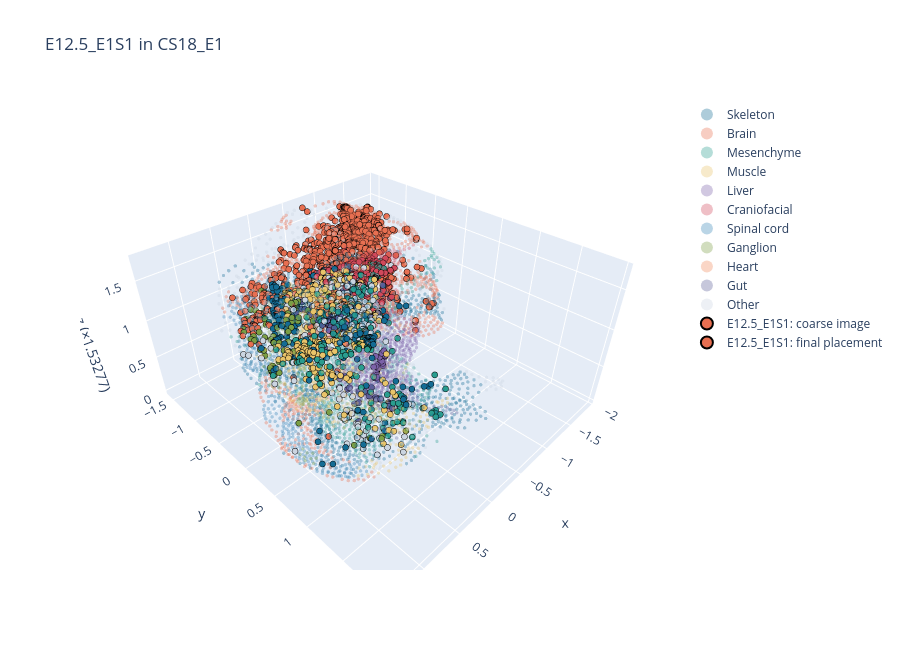
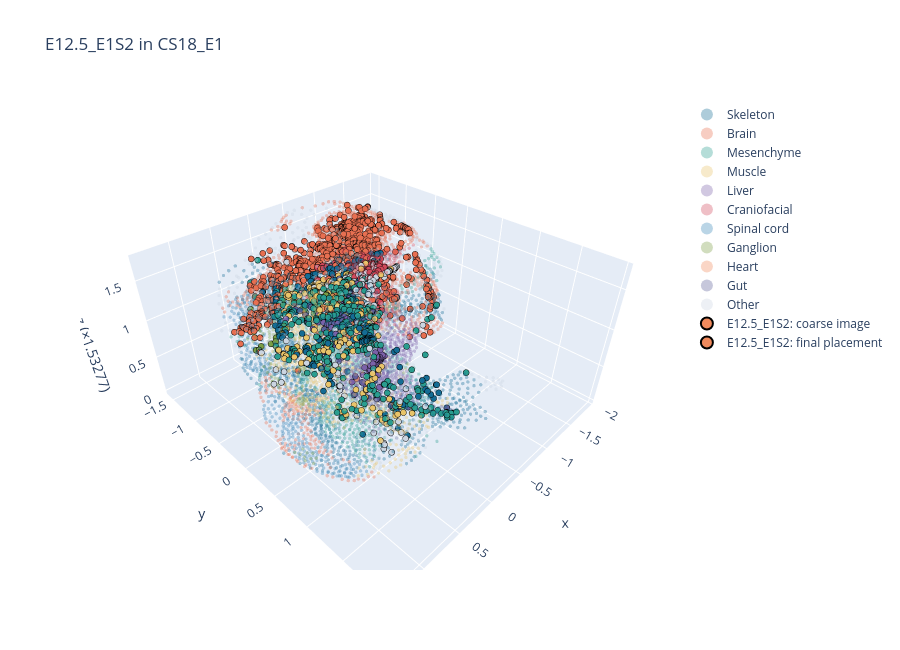
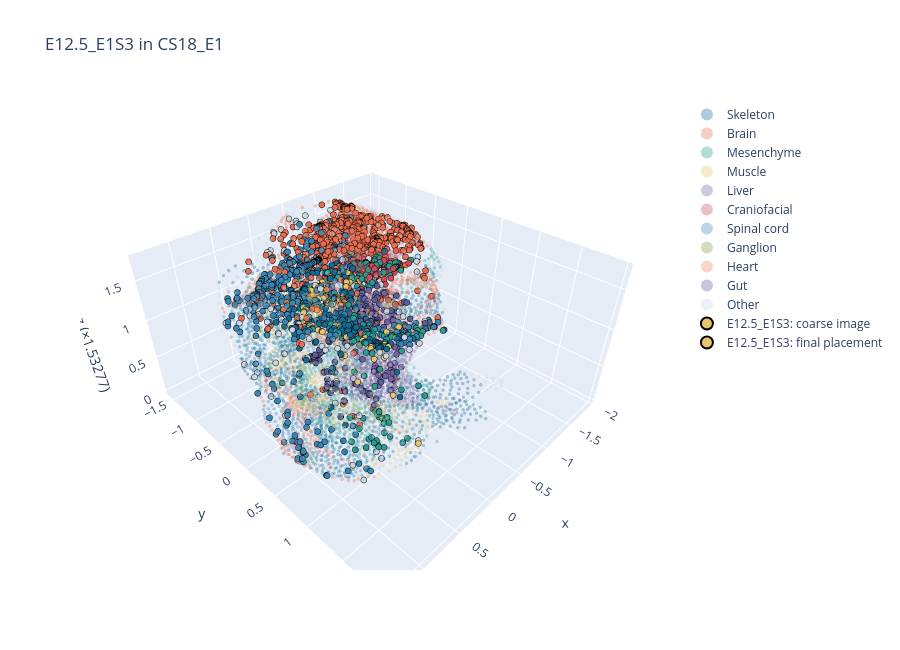
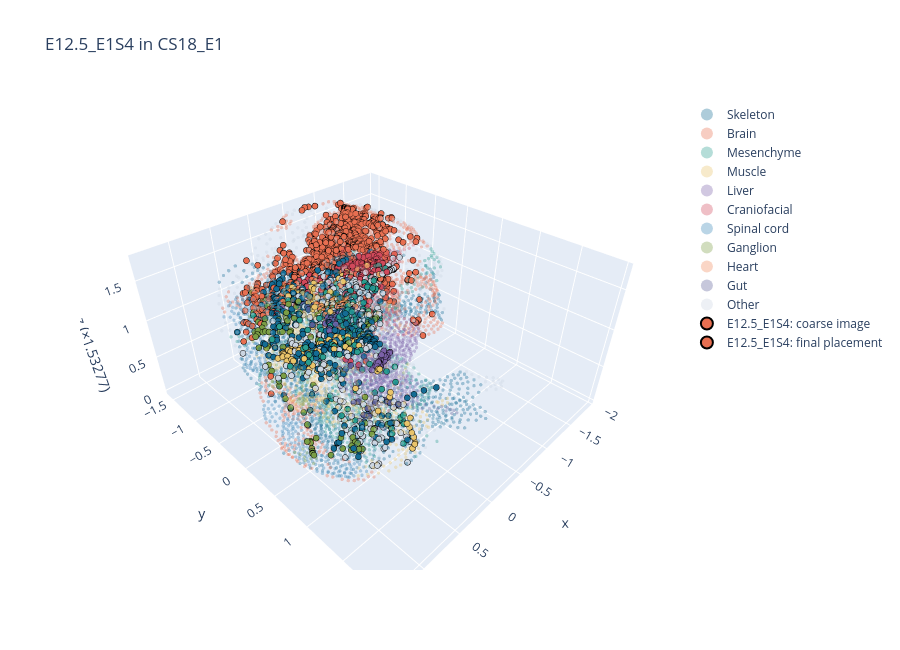

Here is the notebook cell these charts were saved with, in order:
### Markdown cell above
## The queries

One block of plots per query:
1. **Plane search**:
   - the objective along z₀ (black), with the real stack sections as red squares and the evaluation scores as dotted lines;
   - the tilt grid at the best z₀;
   - the share of the coarse coupling's mass that lands on each section.
2. **Labels** on the virtual section, the query, and the query after transfer from the stack.
3. **The coupling** between the query and the virtual section.
4. **3D view** of the query in the stack: its coarse barycentric image and its final placement.
5. **Scores** of the 3D placement against the 2D alignments with the laterality partner and with the best real section.

### Code cell
rows, results = [], {}
for s in query_names:
    row, res = place_query(QUERIES[s], ST)
    if row is not None:
        rows.append(row)
        results[s] = res
        np.savez(SAVE_DIR / f"P_{s}_in_{emb_name(STACK_EMB)}_{METHOD}.npz", P=res["P"].astype(np.float32),
                 plane=np.array([res["plane"][k] for k in ("z0", "theta_u", "theta_v")]),
                 virtual_xyz=res["virtual"].xyz, virtual_xy=res["virtual"].xy, query_obs=query_red[s].obs_names.to_numpy(str))
    gc.collect()

### Figure 1 — Plotly figure (JSON) as saved in the notebook; plotly's stock layout.template omitted (floating-point values rounded to 4 significant figures; data arrays with more than 128 entries replaced by an {"elided": "..."} marker saying what was removed)
{"data": [{"marker": {"color": "#146C94", "opacity": 0.35, "size": 2}, "mode": "markers", "name": "Skeleton", "type": "scatter3d", "x": {"elided": "1378 float values"}, "y": {"elided": "1378 float values"}, "z": {"elided": "1378 float values"}}, {"marker": {"color": "#E76F51", "opacity": 0.35, "size": 2}, "mode": "markers", "name": "Brain", "type": "scatter3d", "x": {"elided": "903 float values"}, "y": {"elided": "903 float values"}, "z": {"elided": "903 float values"}}, {"marker": {"color": "#2A9D8F", "opacity": 0.35, "size": 2}, "mode": "markers", "name": "Mesenchyme", "type": "scatter3d", "x": {"elided": "679 float values"}, "y": {"elided": "679 float values"}, "z": {"elided": "679 float values"}}, {"marker": {"color": "#E9C46A", "opacity": 0.35, "size": 2}, "mode": "markers", "name": "Muscle", "type": "scatter3d", "x": {"elided": "616 float values"}, "y": {"elided": "616 float values"}, "z": {"elided": "616 float values"}}, {"marker": {"color": "#7B61A8", "opacity": 0.35, "size": 2}, "mode": "markers", "name": "Liver", "type": "scatter3d", "x": {"elided": "574 float values"}, "y": {"elided": "574 float values"}, "z": {"elided": "574 float values"}}, {"marker": {"color": "#D1495B", "opacity": 0.35, "size": 2}, "mode": "markers", "name": "Craniofacial", "type": "scatter3d", "x": {"elided": "442 float values"}, "y": {"elided": "442 float values"}, "z": {"elided": "442 float values"}}, {"marker": {"color": "#3A86B7", "opacity": 0.35, "size": 2}, "mode": "markers", "name": "Spinal cord", "type": "scatter3d", "x": {"elided": "247 float values"}, "y": {"elided": "247 float values"}, "z": {"elided": "247 float values"}}, {"marker": {"color": "#7A9E45", "opacity": 0.35, "size": 2}, "mode": "markers", "name": "Ganglion", "type": "scatter3d", "x": {"elided": "181 float values"}, "y": {"elided": "181 float values"}, "z": {"elided": "181 float values"}}, {"marker": {"color": "#F08A5D", "opacity": 0.35, "size": 2}, "mode": "markers", "name": "Heart", "type": "scatter3d", "x": {"elided": "162 float values"}, "y": {"elided": "162 float values"}, "z": {"elided": "162 float values"}}, {"marker": {"color": "#5B5F97", "opacity": 0.35, "size": 2}, "mode": "markers", "name": "Gut", "type": "scatter3d", "x": [-0.1074, -0.2029, -0.2156, -0.2228, -0.3116, -0.091, -0.1514, -0.1903, -0.206, -0.2817, -0.2517, -0.1607, -0.1583, -0.1083, -0.1939, -0.1094, -0.192, -0.2618, -0.1563, -0.1401, -0.2489, -0.2236, -0.1085, -0.2154, -0.1042, -0.1921, -0.1606, -0.09581, -0.3135, -0.1378, -0.154, -0.3111, -0.2634, -0.2569, -0.2973, 0.2675, -0.2616, -0.339, -0.1391, 0.1361, 0.3051, 0.1896, 0.0837, 0.2298, 0.1309, 0.4561, -0.2574, 0.3657, -0.2087, 0.131, 0.08694, -0.3493, 0.1271, 0.2688, -0.3575, 0.4563, -0.07268, 0.2155, -0.2914, 0.3968, -0.311, 0.1847, 0.3872, 0.5381, 0.4366, 0.4044, -0.02472, 0.3543, 0.3765, 0.4352, 0.145, 0.0679, 0.1952, -0.3063, 0.2807, 0.09886, 0.02772, 0.1764, 0.4515, 0.2817, -0.08849, 0.1769, 0.3531, 0.4409, 0.4404, -0.1225, -0.3452, 0.1968, -0.173, 0.02829, 0.3525, 0.3759, -0.02464, 0.03286, 0.3955, 0.1508, -0.1947, 0.1028], "y": [0.009142, 0.3437, 0.04446, 0.2923, 0.1582, -0.02096, 0.1447, 0.2456, 0.1276, -0.05257, -0.01008, 0.3333, 0.0246, 0.05432, 0.08668, 0.2958, -0.01632, 0.1335, -0.05259, 0.2027, 0.1979, -0.0646, 0.09642, -0.1033, -0.06003, 0.1864, 0.2925, 0.2418, 0.2178, 0.2532, 0.08276, 0.08768, 0.07333, 0.252, 0.02116, 0.2698, 1.064, 1.181, 1.002, 0.5844, 0.8839, 0.2796, 0.5621, 0.6334, 0.5257, 0.4795, 1.119, 1.043, 0.9836, 0.3008, 0.6247, 1.298, 0.4308, 0.2027, 1.256, 0.8216, 0.8467, 0.2246, 1.202, 0.5136, 1.126, 0.1786, 0.8903, 0.9418, 0.5674, 0.8331, 0.8225, 1.105, 0.6908, 0.7178, 0.2317, 0.5137, 0.5352, 1.268, 1.013, 0.7145, 0.5717, 0.6814, 0.8789, 1.077, 0.9275, 0.4802, 0.9835, 0.9444, 0.6567, 0.8801, 1.222, 0.5906, 0.9247, 0.4875, 0.9295, 0.7531, 0.5146, 0.7677, 0.6293, 0.6424, 1.058, 0.474], "z": [0.0, 0.0, 0.0, 0.0, 0.0, 0.0, 0.0, 0.0, 0.0, 0.0, 0.0, 0.0, 0.0, 0.0, 0.0, 0.0, 0.0, 0.0, 0.0, 0.0, 0.0, 0.0, 0.0, 0.0, 0.0, 0.0, 0.0, 0.0, 0.0, 0.0, 0.0, 0.0, 0.0, 0.0, 0.0, 0.4, 0.4, 0.4, 0.4, 0.4, 0.4, 0.4, 0.4, 0.4, 0.4, 0.4, 0.4, 0.4, 0.4, 0.4, 0.4, 0.4, 0.4, 0.4, 0.4, 0.4, 0.4, 0.4, 0.4, 0.4, 0.4, 0.4, 0.4, 0.4, 0.4, 0.4, 0.4, 0.4, 0.4, 0.4, 0.4, 0.4, 0.4, 0.4, 0.4, 0.4, 0.4, 0.4, 0.4, 0.4, 0.4, 0.4, 0.4, 0.4, 0.4, 0.4, 0.4, 0.4, 0.4, 0.4, 0.4, 0.4, 0.4, 0.4, 0.4, 0.4, 0.4, 0.4]}, {"marker": {"color": "#CBD5E1", "opacity": 0.35, "size": 2}, "mode": "markers", "name": "Other", "type": "scatter3d", "x": {"elided": "720 float values"}, "y": {"elided": "720 float values"}, "z": {"elided": "720 float values"}}, {"marker": {"color": {"elided": "1000 str values"}, "line": {"color": "black", "width": 0.5}, "size": 3.5}, "mode": "markers", "name": "E12.5_E1S1: coarse image", "type": "scatter3d", "x": {"elided": "1000 float values"}, "y": {"elided": "1000 float values"}, "z": {"elided": "1000 float values"}}, {"marker": {"color": {"elided": "1000 str values"}, "line": {"color": "black", "width": 0.5}, "size": 3.5}, "mode": "markers", "name": "E12.5_E1S1: final placement", "type": "scatter3d", "x": {"elided": "1000 float values"}, "y": {"elided": "1000 float values"}, "z": {"elided": "1000 float values"}}], "layout": {"height": 650, "legend": {"itemsizing": "constant"}, "scene": {"aspectmode": "data", "zaxis": {"title": {"text": "z (×1.53277)"}}}, "title": {"text": "E12.5_E1S1 in CS18_E1"}}}

### Figure 2 — Plotly figure (JSON) as saved in the notebook; plotly's stock layout.template omitted (floating-point values rounded to 4 significant figures; data arrays with more than 128 entries replaced by an {"elided": "..."} marker saying what was removed)
{"data": [{"marker": {"color": "#146C94", "opacity": 0.35, "size": 2}, "mode": "markers", "name": "Skeleton", "type": "scatter3d", "x": {"elided": "1378 float values"}, "y": {"elided": "1378 float values"}, "z": {"elided": "1378 float values"}}, {"marker": {"color": "#E76F51", "opacity": 0.35, "size": 2}, "mode": "markers", "name": "Brain", "type": "scatter3d", "x": {"elided": "903 float values"}, "y": {"elided": "903 float values"}, "z": {"elided": "903 float values"}}, {"marker": {"color": "#2A9D8F", "opacity": 0.35, "size": 2}, "mode": "markers", "name": "Mesenchyme", "type": "scatter3d", "x": {"elided": "679 float values"}, "y": {"elided": "679 float values"}, "z": {"elided": "679 float values"}}, {"marker": {"color": "#E9C46A", "opacity": 0.35, "size": 2}, "mode": "markers", "name": "Muscle", "type": "scatter3d", "x": {"elided": "616 float values"}, "y": {"elided": "616 float values"}, "z": {"elided": "616 float values"}}, {"marker": {"color": "#7B61A8", "opacity": 0.35, "size": 2}, "mode": "markers", "name": "Liver", "type": "scatter3d", "x": {"elided": "574 float values"}, "y": {"elided": "574 float values"}, "z": {"elided": "574 float values"}}, {"marker": {"color": "#D1495B", "opacity": 0.35, "size": 2}, "mode": "markers", "name": "Craniofacial", "type": "scatter3d", "x": {"elided": "442 float values"}, "y": {"elided": "442 float values"}, "z": {"elided": "442 float values"}}, {"marker": {"color": "#3A86B7", "opacity": 0.35, "size": 2}, "mode": "markers", "name": "Spinal cord", "type": "scatter3d", "x": {"elided": "247 float values"}, "y": {"elided": "247 float values"}, "z": {"elided": "247 float values"}}, {"marker": {"color": "#7A9E45", "opacity": 0.35, "size": 2}, "mode": "markers", "name": "Ganglion", "type": "scatter3d", "x": {"elided": "181 float values"}, "y": {"elided": "181 float values"}, "z": {"elided": "181 float values"}}, {"marker": {"color": "#F08A5D", "opacity": 0.35, "size": 2}, "mode": "markers", "name": "Heart", "type": "scatter3d", "x": {"elided": "162 float values"}, "y": {"elided": "162 float values"}, "z": {"elided": "162 float values"}}, {"marker": {"color": "#5B5F97", "opacity": 0.35, "size": 2}, "mode": "markers", "name": "Gut", "type": "scatter3d", "x": [-0.1074, -0.2029, -0.2156, -0.2228, -0.3116, -0.091, -0.1514, -0.1903, -0.206, -0.2817, -0.2517, -0.1607, -0.1583, -0.1083, -0.1939, -0.1094, -0.192, -0.2618, -0.1563, -0.1401, -0.2489, -0.2236, -0.1085, -0.2154, -0.1042, -0.1921, -0.1606, -0.09581, -0.3135, -0.1378, -0.154, -0.3111, -0.2634, -0.2569, -0.2973, 0.2675, -0.2616, -0.339, -0.1391, 0.1361, 0.3051, 0.1896, 0.0837, 0.2298, 0.1309, 0.4561, -0.2574, 0.3657, -0.2087, 0.131, 0.08694, -0.3493, 0.1271, 0.2688, -0.3575, 0.4563, -0.07268, 0.2155, -0.2914, 0.3968, -0.311, 0.1847, 0.3872, 0.5381, 0.4366, 0.4044, -0.02472, 0.3543, 0.3765, 0.4352, 0.145, 0.0679, 0.1952, -0.3063, 0.2807, 0.09886, 0.02772, 0.1764, 0.4515, 0.2817, -0.08849, 0.1769, 0.3531, 0.4409, 0.4404, -0.1225, -0.3452, 0.1968, -0.173, 0.02829, 0.3525, 0.3759, -0.02464, 0.03286, 0.3955, 0.1508, -0.1947, 0.1028], "y": [0.009142, 0.3437, 0.04446, 0.2923, 0.1582, -0.02096, 0.1447, 0.2456, 0.1276, -0.05257, -0.01008, 0.3333, 0.0246, 0.05432, 0.08668, 0.2958, -0.01632, 0.1335, -0.05259, 0.2027, 0.1979, -0.0646, 0.09642, -0.1033, -0.06003, 0.1864, 0.2925, 0.2418, 0.2178, 0.2532, 0.08276, 0.08768, 0.07333, 0.252, 0.02116, 0.2698, 1.064, 1.181, 1.002, 0.5844, 0.8839, 0.2796, 0.5621, 0.6334, 0.5257, 0.4795, 1.119, 1.043, 0.9836, 0.3008, 0.6247, 1.298, 0.4308, 0.2027, 1.256, 0.8216, 0.8467, 0.2246, 1.202, 0.5136, 1.126, 0.1786, 0.8903, 0.9418, 0.5674, 0.8331, 0.8225, 1.105, 0.6908, 0.7178, 0.2317, 0.5137, 0.5352, 1.268, 1.013, 0.7145, 0.5717, 0.6814, 0.8789, 1.077, 0.9275, 0.4802, 0.9835, 0.9444, 0.6567, 0.8801, 1.222, 0.5906, 0.9247, 0.4875, 0.9295, 0.7531, 0.5146, 0.7677, 0.6293, 0.6424, 1.058, 0.474], "z": [0.0, 0.0, 0.0, 0.0, 0.0, 0.0, 0.0, 0.0, 0.0, 0.0, 0.0, 0.0, 0.0, 0.0, 0.0, 0.0, 0.0, 0.0, 0.0, 0.0, 0.0, 0.0, 0.0, 0.0, 0.0, 0.0, 0.0, 0.0, 0.0, 0.0, 0.0, 0.0, 0.0, 0.0, 0.0, 0.4, 0.4, 0.4, 0.4, 0.4, 0.4, 0.4, 0.4, 0.4, 0.4, 0.4, 0.4, 0.4, 0.4, 0.4, 0.4, 0.4, 0.4, 0.4, 0.4, 0.4, 0.4, 0.4, 0.4, 0.4, 0.4, 0.4, 0.4, 0.4, 0.4, 0.4, 0.4, 0.4, 0.4, 0.4, 0.4, 0.4, 0.4, 0.4, 0.4, 0.4, 0.4, 0.4, 0.4, 0.4, 0.4, 0.4, 0.4, 0.4, 0.4, 0.4, 0.4, 0.4, 0.4, 0.4, 0.4, 0.4, 0.4, 0.4, 0.4, 0.4, 0.4, 0.4]}, {"marker": {"color": "#CBD5E1", "opacity": 0.35, "size": 2}, "mode": "markers", "name": "Other", "type": "scatter3d", "x": {"elided": "720 float values"}, "y": {"elided": "720 float values"}, "z": {"elided": "720 float values"}}, {"marker": {"color": {"elided": "1000 str values"}, "line": {"color": "black", "width": 0.5}, "size": 3.5}, "mode": "markers", "name": "E12.5_E1S2: coarse image", "type": "scatter3d", "x": {"elided": "1000 float values"}, "y": {"elided": "1000 float values"}, "z": {"elided": "1000 float values"}}, {"marker": {"color": {"elided": "1000 str values"}, "line": {"color": "black", "width": 0.5}, "size": 3.5}, "mode": "markers", "name": "E12.5_E1S2: final placement", "type": "scatter3d", "x": {"elided": "1000 float values"}, "y": {"elided": "1000 float values"}, "z": {"elided": "1000 float values"}}], "layout": {"height": 650, "legend": {"itemsizing": "constant"}, "scene": {"aspectmode": "data", "zaxis": {"title": {"text": "z (×1.53277)"}}}, "title": {"text": "E12.5_E1S2 in CS18_E1"}}}

### Figure 3 — Plotly figure (JSON) as saved in the notebook; plotly's stock layout.template omitted (floating-point values rounded to 4 significant figures; data arrays with more than 128 entries replaced by an {"elided": "..."} marker saying what was removed)
{"data": [{"marker": {"color": "#146C94", "opacity": 0.35, "size": 2}, "mode": "markers", "name": "Skeleton", "type": "scatter3d", "x": {"elided": "1378 float values"}, "y": {"elided": "1378 float values"}, "z": {"elided": "1378 float values"}}, {"marker": {"color": "#E76F51", "opacity": 0.35, "size": 2}, "mode": "markers", "name": "Brain", "type": "scatter3d", "x": {"elided": "903 float values"}, "y": {"elided": "903 float values"}, "z": {"elided": "903 float values"}}, {"marker": {"color": "#2A9D8F", "opacity": 0.35, "size": 2}, "mode": "markers", "name": "Mesenchyme", "type": "scatter3d", "x": {"elided": "679 float values"}, "y": {"elided": "679 float values"}, "z": {"elided": "679 float values"}}, {"marker": {"color": "#E9C46A", "opacity": 0.35, "size": 2}, "mode": "markers", "name": "Muscle", "type": "scatter3d", "x": {"elided": "616 float values"}, "y": {"elided": "616 float values"}, "z": {"elided": "616 float values"}}, {"marker": {"color": "#7B61A8", "opacity": 0.35, "size": 2}, "mode": "markers", "name": "Liver", "type": "scatter3d", "x": {"elided": "574 float values"}, "y": {"elided": "574 float values"}, "z": {"elided": "574 float values"}}, {"marker": {"color": "#D1495B", "opacity": 0.35, "size": 2}, "mode": "markers", "name": "Craniofacial", "type": "scatter3d", "x": {"elided": "442 float values"}, "y": {"elided": "442 float values"}, "z": {"elided": "442 float values"}}, {"marker": {"color": "#3A86B7", "opacity": 0.35, "size": 2}, "mode": "markers", "name": "Spinal cord", "type": "scatter3d", "x": {"elided": "247 float values"}, "y": {"elided": "247 float values"}, "z": {"elided": "247 float values"}}, {"marker": {"color": "#7A9E45", "opacity": 0.35, "size": 2}, "mode": "markers", "name": "Ganglion", "type": "scatter3d", "x": {"elided": "181 float values"}, "y": {"elided": "181 float values"}, "z": {"elided": "181 float values"}}, {"marker": {"color": "#F08A5D", "opacity": 0.35, "size": 2}, "mode": "markers", "name": "Heart", "type": "scatter3d", "x": {"elided": "162 float values"}, "y": {"elided": "162 float values"}, "z": {"elided": "162 float values"}}, {"marker": {"color": "#5B5F97", "opacity": 0.35, "size": 2}, "mode": "markers", "name": "Gut", "type": "scatter3d", "x": [-0.1074, -0.2029, -0.2156, -0.2228, -0.3116, -0.091, -0.1514, -0.1903, -0.206, -0.2817, -0.2517, -0.1607, -0.1583, -0.1083, -0.1939, -0.1094, -0.192, -0.2618, -0.1563, -0.1401, -0.2489, -0.2236, -0.1085, -0.2154, -0.1042, -0.1921, -0.1606, -0.09581, -0.3135, -0.1378, -0.154, -0.3111, -0.2634, -0.2569, -0.2973, 0.2675, -0.2616, -0.339, -0.1391, 0.1361, 0.3051, 0.1896, 0.0837, 0.2298, 0.1309, 0.4561, -0.2574, 0.3657, -0.2087, 0.131, 0.08694, -0.3493, 0.1271, 0.2688, -0.3575, 0.4563, -0.07268, 0.2155, -0.2914, 0.3968, -0.311, 0.1847, 0.3872, 0.5381, 0.4366, 0.4044, -0.02472, 0.3543, 0.3765, 0.4352, 0.145, 0.0679, 0.1952, -0.3063, 0.2807, 0.09886, 0.02772, 0.1764, 0.4515, 0.2817, -0.08849, 0.1769, 0.3531, 0.4409, 0.4404, -0.1225, -0.3452, 0.1968, -0.173, 0.02829, 0.3525, 0.3759, -0.02464, 0.03286, 0.3955, 0.1508, -0.1947, 0.1028], "y": [0.009142, 0.3437, 0.04446, 0.2923, 0.1582, -0.02096, 0.1447, 0.2456, 0.1276, -0.05257, -0.01008, 0.3333, 0.0246, 0.05432, 0.08668, 0.2958, -0.01632, 0.1335, -0.05259, 0.2027, 0.1979, -0.0646, 0.09642, -0.1033, -0.06003, 0.1864, 0.2925, 0.2418, 0.2178, 0.2532, 0.08276, 0.08768, 0.07333, 0.252, 0.02116, 0.2698, 1.064, 1.181, 1.002, 0.5844, 0.8839, 0.2796, 0.5621, 0.6334, 0.5257, 0.4795, 1.119, 1.043, 0.9836, 0.3008, 0.6247, 1.298, 0.4308, 0.2027, 1.256, 0.8216, 0.8467, 0.2246, 1.202, 0.5136, 1.126, 0.1786, 0.8903, 0.9418, 0.5674, 0.8331, 0.8225, 1.105, 0.6908, 0.7178, 0.2317, 0.5137, 0.5352, 1.268, 1.013, 0.7145, 0.5717, 0.6814, 0.8789, 1.077, 0.9275, 0.4802, 0.9835, 0.9444, 0.6567, 0.8801, 1.222, 0.5906, 0.9247, 0.4875, 0.9295, 0.7531, 0.5146, 0.7677, 0.6293, 0.6424, 1.058, 0.474], "z": [0.0, 0.0, 0.0, 0.0, 0.0, 0.0, 0.0, 0.0, 0.0, 0.0, 0.0, 0.0, 0.0, 0.0, 0.0, 0.0, 0.0, 0.0, 0.0, 0.0, 0.0, 0.0, 0.0, 0.0, 0.0, 0.0, 0.0, 0.0, 0.0, 0.0, 0.0, 0.0, 0.0, 0.0, 0.0, 0.4, 0.4, 0.4, 0.4, 0.4, 0.4, 0.4, 0.4, 0.4, 0.4, 0.4, 0.4, 0.4, 0.4, 0.4, 0.4, 0.4, 0.4, 0.4, 0.4, 0.4, 0.4, 0.4, 0.4, 0.4, 0.4, 0.4, 0.4, 0.4, 0.4, 0.4, 0.4, 0.4, 0.4, 0.4, 0.4, 0.4, 0.4, 0.4, 0.4, 0.4, 0.4, 0.4, 0.4, 0.4, 0.4, 0.4, 0.4, 0.4, 0.4, 0.4, 0.4, 0.4, 0.4, 0.4, 0.4, 0.4, 0.4, 0.4, 0.4, 0.4, 0.4, 0.4]}, {"marker": {"color": "#CBD5E1", "opacity": 0.35, "size": 2}, "mode": "markers", "name": "Other", "type": "scatter3d", "x": {"elided": "720 float values"}, "y": {"elided": "720 float values"}, "z": {"elided": "720 float values"}}, {"marker": {"color": {"elided": "1000 str values"}, "line": {"color": "black", "width": 0.5}, "size": 3.5}, "mode": "markers", "name": "E12.5_E1S3: coarse image", "type": "scatter3d", "x": {"elided": "1000 float values"}, "y": {"elided": "1000 float values"}, "z": {"elided": "1000 float values"}}, {"marker": {"color": {"elided": "1000 str values"}, "line": {"color": "black", "width": 0.5}, "size": 3.5}, "mode": "markers", "name": "E12.5_E1S3: final placement", "type": "scatter3d", "x": {"elided": "1000 float values"}, "y": {"elided": "1000 float values"}, "z": {"elided": "1000 float values"}}], "layout": {"height": 650, "legend": {"itemsizing": "constant"}, "scene": {"aspectmode": "data", "zaxis": {"title": {"text": "z (×1.53277)"}}}, "title": {"text": "E12.5_E1S3 in CS18_E1"}}}

### Figure 4 — Plotly figure (JSON) as saved in the notebook; plotly's stock layout.template omitted (floating-point values rounded to 4 significant figures; data arrays with more than 128 entries replaced by an {"elided": "..."} marker saying what was removed)
{"data": [{"marker": {"color": "#146C94", "opacity": 0.35, "size": 2}, "mode": "markers", "name": "Skeleton", "type": "scatter3d", "x": {"elided": "1378 float values"}, "y": {"elided": "1378 float values"}, "z": {"elided": "1378 float values"}}, {"marker": {"color": "#E76F51", "opacity": 0.35, "size": 2}, "mode": "markers", "name": "Brain", "type": "scatter3d", "x": {"elided": "903 float values"}, "y": {"elided": "903 float values"}, "z": {"elided": "903 float values"}}, {"marker": {"color": "#2A9D8F", "opacity": 0.35, "size": 2}, "mode": "markers", "name": "Mesenchyme", "type": "scatter3d", "x": {"elided": "679 float values"}, "y": {"elided": "679 float values"}, "z": {"elided": "679 float values"}}, {"marker": {"color": "#E9C46A", "opacity": 0.35, "size": 2}, "mode": "markers", "name": "Muscle", "type": "scatter3d", "x": {"elided": "616 float values"}, "y": {"elided": "616 float values"}, "z": {"elided": "616 float values"}}, {"marker": {"color": "#7B61A8", "opacity": 0.35, "size": 2}, "mode": "markers", "name": "Liver", "type": "scatter3d", "x": {"elided": "574 float values"}, "y": {"elided": "574 float values"}, "z": {"elided": "574 float values"}}, {"marker": {"color": "#D1495B", "opacity": 0.35, "size": 2}, "mode": "markers", "name": "Craniofacial", "type": "scatter3d", "x": {"elided": "442 float values"}, "y": {"elided": "442 float values"}, "z": {"elided": "442 float values"}}, {"marker": {"color": "#3A86B7", "opacity": 0.35, "size": 2}, "mode": "markers", "name": "Spinal cord", "type": "scatter3d", "x": {"elided": "247 float values"}, "y": {"elided": "247 float values"}, "z": {"elided": "247 float values"}}, {"marker": {"color": "#7A9E45", "opacity": 0.35, "size": 2}, "mode": "markers", "name": "Ganglion", "type": "scatter3d", "x": {"elided": "181 float values"}, "y": {"elided": "181 float values"}, "z": {"elided": "181 float values"}}, {"marker": {"color": "#F08A5D", "opacity": 0.35, "size": 2}, "mode": "markers", "name": "Heart", "type": "scatter3d", "x": {"elided": "162 float values"}, "y": {"elided": "162 float values"}, "z": {"elided": "162 float values"}}, {"marker": {"color": "#5B5F97", "opacity": 0.35, "size": 2}, "mode": "markers", "name": "Gut", "type": "scatter3d", "x": [-0.1074, -0.2029, -0.2156, -0.2228, -0.3116, -0.091, -0.1514, -0.1903, -0.206, -0.2817, -0.2517, -0.1607, -0.1583, -0.1083, -0.1939, -0.1094, -0.192, -0.2618, -0.1563, -0.1401, -0.2489, -0.2236, -0.1085, -0.2154, -0.1042, -0.1921, -0.1606, -0.09581, -0.3135, -0.1378, -0.154, -0.3111, -0.2634, -0.2569, -0.2973, 0.2675, -0.2616, -0.339, -0.1391, 0.1361, 0.3051, 0.1896, 0.0837, 0.2298, 0.1309, 0.4561, -0.2574, 0.3657, -0.2087, 0.131, 0.08694, -0.3493, 0.1271, 0.2688, -0.3575, 0.4563, -0.07268, 0.2155, -0.2914, 0.3968, -0.311, 0.1847, 0.3872, 0.5381, 0.4366, 0.4044, -0.02472, 0.3543, 0.3765, 0.4352, 0.145, 0.0679, 0.1952, -0.3063, 0.2807, 0.09886, 0.02772, 0.1764, 0.4515, 0.2817, -0.08849, 0.1769, 0.3531, 0.4409, 0.4404, -0.1225, -0.3452, 0.1968, -0.173, 0.02829, 0.3525, 0.3759, -0.02464, 0.03286, 0.3955, 0.1508, -0.1947, 0.1028], "y": [0.009142, 0.3437, 0.04446, 0.2923, 0.1582, -0.02096, 0.1447, 0.2456, 0.1276, -0.05257, -0.01008, 0.3333, 0.0246, 0.05432, 0.08668, 0.2958, -0.01632, 0.1335, -0.05259, 0.2027, 0.1979, -0.0646, 0.09642, -0.1033, -0.06003, 0.1864, 0.2925, 0.2418, 0.2178, 0.2532, 0.08276, 0.08768, 0.07333, 0.252, 0.02116, 0.2698, 1.064, 1.181, 1.002, 0.5844, 0.8839, 0.2796, 0.5621, 0.6334, 0.5257, 0.4795, 1.119, 1.043, 0.9836, 0.3008, 0.6247, 1.298, 0.4308, 0.2027, 1.256, 0.8216, 0.8467, 0.2246, 1.202, 0.5136, 1.126, 0.1786, 0.8903, 0.9418, 0.5674, 0.8331, 0.8225, 1.105, 0.6908, 0.7178, 0.2317, 0.5137, 0.5352, 1.268, 1.013, 0.7145, 0.5717, 0.6814, 0.8789, 1.077, 0.9275, 0.4802, 0.9835, 0.9444, 0.6567, 0.8801, 1.222, 0.5906, 0.9247, 0.4875, 0.9295, 0.7531, 0.5146, 0.7677, 0.6293, 0.6424, 1.058, 0.474], "z": [0.0, 0.0, 0.0, 0.0, 0.0, 0.0, 0.0, 0.0, 0.0, 0.0, 0.0, 0.0, 0.0, 0.0, 0.0, 0.0, 0.0, 0.0, 0.0, 0.0, 0.0, 0.0, 0.0, 0.0, 0.0, 0.0, 0.0, 0.0, 0.0, 0.0, 0.0, 0.0, 0.0, 0.0, 0.0, 0.4, 0.4, 0.4, 0.4, 0.4, 0.4, 0.4, 0.4, 0.4, 0.4, 0.4, 0.4, 0.4, 0.4, 0.4, 0.4, 0.4, 0.4, 0.4, 0.4, 0.4, 0.4, 0.4, 0.4, 0.4, 0.4, 0.4, 0.4, 0.4, 0.4, 0.4, 0.4, 0.4, 0.4, 0.4, 0.4, 0.4, 0.4, 0.4, 0.4, 0.4, 0.4, 0.4, 0.4, 0.4, 0.4, 0.4, 0.4, 0.4, 0.4, 0.4, 0.4, 0.4, 0.4, 0.4, 0.4, 0.4, 0.4, 0.4, 0.4, 0.4, 0.4, 0.4]}, {"marker": {"color": "#CBD5E1", "opacity": 0.35, "size": 2}, "mode": "markers", "name": "Other", "type": "scatter3d", "x": {"elided": "720 float values"}, "y": {"elided": "720 float values"}, "z": {"elided": "720 float values"}}, {"marker": {"color": {"elided": "1000 str values"}, "line": {"color": "black", "width": 0.5}, "size": 3.5}, "mode": "markers", "name": "E12.5_E1S4: coarse image", "type": "scatter3d", "x": {"elided": "1000 float values"}, "y": {"elided": "1000 float values"}, "z": {"elided": "1000 float values"}}, {"marker": {"color": {"elided": "1000 str values"}, "line": {"color": "black", "width": 0.5}, "size": 3.5}, "mode": "markers", "name": "E12.5_E1S4: final placement", "type": "scatter3d", "x": {"elided": "1000 float values"}, "y": {"elided": "1000 float values"}, "z": {"elided": "1000 float values"}}], "layout": {"height": 650, "legend": {"itemsizing": "constant"}, "scene": {"aspectmode": "data", "zaxis": {"title": {"text": "z (×1.53277)"}}}, "title": {"text": "E12.5_E1S4 in CS18_E1"}}}
